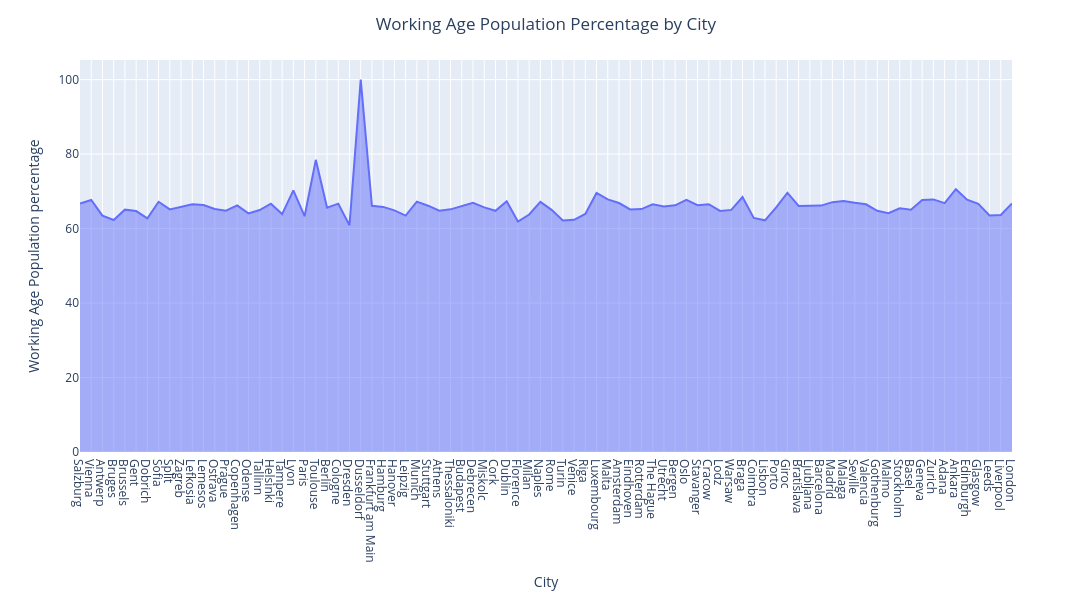

Write notebook code for a chart like this one.
### Markdown cell above
**Step 11**: Repeat the visualization to obtain accurate insights.

### Code cell
data_copy['Working Age Population percentage'] = (data_copy['Working Age Population'] / data_copy['Population'])*100
fig = px.area(data_frame = data_copy, x = 'City', y = 'Working Age Population percentage')
fig.update_xaxes(tickmode = 'linear', dtick = 1)
fig.update_layout(
    width = 1200,   
    height = 600, 
    title_text = "Working Age Population Percentage by City",
    title_x = 0.5
)
fig.show()

### Figure 1 — Plotly figure (JSON) as saved in the notebook; plotly's stock layout.template omitted (floating-point values rounded to 4 significant figures)
{"data": [{"fillpattern": {"shape": ""}, "hovertemplate": "City=%{x}<br>Working Age Population percentage=%{y}<extra></extra>", "legendgroup": "", "line": {"color": "#636efa"}, "marker": {"symbol": "circle"}, "mode": "lines", "name": "", "orientation": "v", "showlegend": false, "stackgroup": "1", "type": "scatter", "x": ["Salzburg", "Vienna", "Antwerp", "Bruges", "Brussels", "Gent", "Dobrich", "Sofia", "Split", "Zagreb", "Lefkosia", "Lemesos", "Ostrava", "Prague", "Copenhagen", "Odense", "Tallinn", "Helsinki", "Tampere", "Lyon", "Paris", "Toulouse", "Berlin", "Cologne", "Dresden", "Dusseldorf", "Frankfurt am Main", "Hamburg", "Hanover", "Leipzig", "Munich", "Stuttgart", "Athens", "Thessaloniki", "Budapest", "Debrecen", "Miskolc", "Cork", "Dublin", "Florence", "Milan", "Naples", "Rome", "Turin", "Venice", "Riga", "Luxembourg", "Malta", "Amsterdam", "Eindhoven", "Rotterdam", "The Hague", "Utrecht", "Bergen", "Oslo", "Stavanger", "Cracow", "Lodz", "Warsaw", "Braga", "Coimbra", "Lisbon", "Porto", "Giroc", "Bratislava", "Ljubljana", "Barcelona", "Madrid", "Malaga", "Seville", "Valencia", "Gothenburg", "Malmo", "Stockholm", "Basel", "Geneva", "Zurich", "Adana", "Ankara", "Edinburgh", "Glasgow", "Leeds", "Liverpool", "London"], "xaxis": "x", "y": [66.71, 67.67, 63.47, 62.29, 65.08, 64.7, 62.74, 67.19, 65.13, 65.77, 66.5, 66.32, 65.26, 64.8, 66.24, 64.06, 64.98, 66.67, 63.88, 70.25, 63.32, 78.45, 65.63, 66.68, 60.91, 100.0, 66.09, 65.82, 64.9, 63.49, 67.24, 66.14, 64.79, 65.16, 66.07, 66.92, 65.69, 64.77, 67.33, 61.87, 63.78, 67.18, 65.02, 62.16, 62.35, 63.92, 69.55, 67.82, 66.86, 65.14, 65.22, 66.52, 65.9, 66.25, 67.72, 66.27, 66.53, 64.74, 65.01, 68.47, 62.84, 62.22, 65.68, 69.62, 66.08, 66.17, 66.16, 67.09, 67.38, 66.93, 66.52, 64.77, 64.13, 65.45, 65.08, 67.69, 67.83, 66.84, 70.56, 67.76, 66.65, 63.53, 63.66, 66.75], "yaxis": "y"}], "layout": {"height": 600, "legend": {"tracegroupgap": 0}, "margin": {"t": 60}, "title": {"text": "Working Age Population Percentage by City", "x": 0.5}, "width": 1200, "xaxis": {"anchor": "y", "domain": [0, 1], "dtick": 1, "tickmode": "linear", "title": {"text": "City"}}, "yaxis": {"anchor": "x", "domain": [0, 1], "title": {"text": "Working Age Population percentage"}}}}
